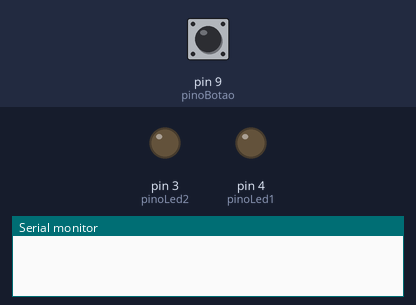
This sketch was run on a simulated Arduino Uno, built with avr-gcc and run on an emulated ATmega328P. On the bench: output pins drawn as LEDs (lit = HIGH), the last lines printed to the serial monitor. The inputs (shaded band) are chosen by the test bench; at power-on: pin 9 (pinoBotao) HIGH.

Above: at 1.2 s.
1.3 s: pin 9 (pinoBotao) pulled LOW for 0.15 s
At 1.6 s:
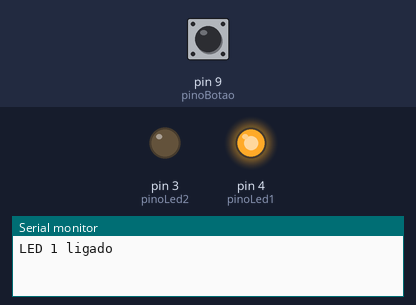
2.9 s: pin 9 (pinoBotao) pulled LOW for 1 s
At 4.0 s:
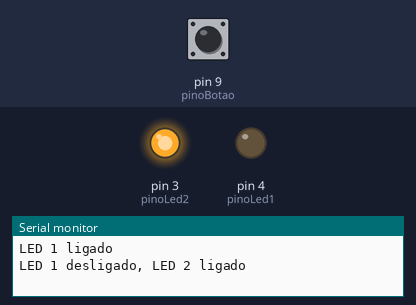
5.4 s: pin 9 (pinoBotao) pulsed LOW 5 times (0.12 s each, 0.3 s apart)
At 8.0 s:
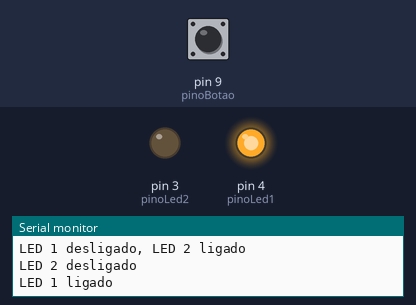
8.4 s: pin 9 (pinoBotao) pulled LOW for 3.2 s
At 9.4 s:
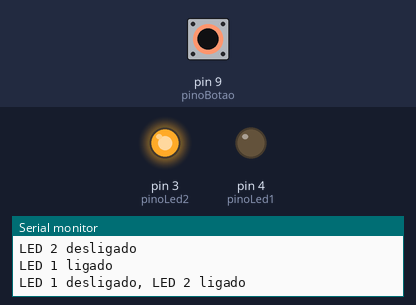
Timing chart, 0 to 11.4 s (numbered marks = the images above; inputs shaded):
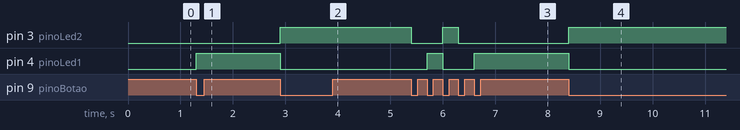

The sketch:

copy_of_boto_s31.ino
```cpp
const int pinoLed1 = 4;
const int pinoLed2 = 3;
const int pinoBotao = 9;

int estado = 0;
bool botaoAnterior = HIGH;

void setup()
{
  Serial.begin(9600);

  pinMode(pinoLed1, OUTPUT);
  pinMode(pinoLed2, OUTPUT);

  pinMode(pinoBotao, INPUT_PULLUP);
}

void loop()
{
  bool botaoAtual = digitalRead(pinoBotao);

  // Detecta um novo aperto do botão
  if (botaoAnterior == HIGH && botaoAtual == LOW)
  {
    estado++;

    if (estado > 3)
    {
      estado = 1;
    }

    // 1º estado: LED 1 ligado
    if (estado == 1)
    {
      digitalWrite(pinoLed1, HIGH);
      digitalWrite(pinoLed2, LOW);
      Serial.println("LED 1 ligado");
    }

    // 2º estado: LED 1 desligado e LED 2 ligado
    if (estado == 2)
    {
      digitalWrite(pinoLed1, LOW);
      digitalWrite(pinoLed2, HIGH);
      Serial.println("LED 1 desligado, LED 2 ligado");
    }

    // 3º estado: os dois desligados
    if (estado == 3)
    {
      digitalWrite(pinoLed1, LOW);
      digitalWrite(pinoLed2, LOW);
      Serial.println("LED 2 desligado");
    }

    delay(200);
  }

  botaoAnterior = botaoAtual;
}
```

Measured:
- after the input at 1.3 s, pin 4 (pinoLed1): LOW → HIGH at once
- after the input at 2.9 s, pin 3 (pinoLed2): LOW → HIGH at once; pin 4 (pinoLed1): HIGH → LOW at once
- after the input at 5.4 s, pin 3 (pinoLed2): HIGH → LOW at once, → HIGH 0.60 s later, → LOW 0.30 s later; pin 4 (pinoLed1): LOW → HIGH after 0.30 s, → LOW 0.30 s later, → HIGH 0.60 s later
- after the input at 8.4 s, pin 3 (pinoLed2): LOW → HIGH at once; pin 4 (pinoLed1): HIGH → LOW at once
